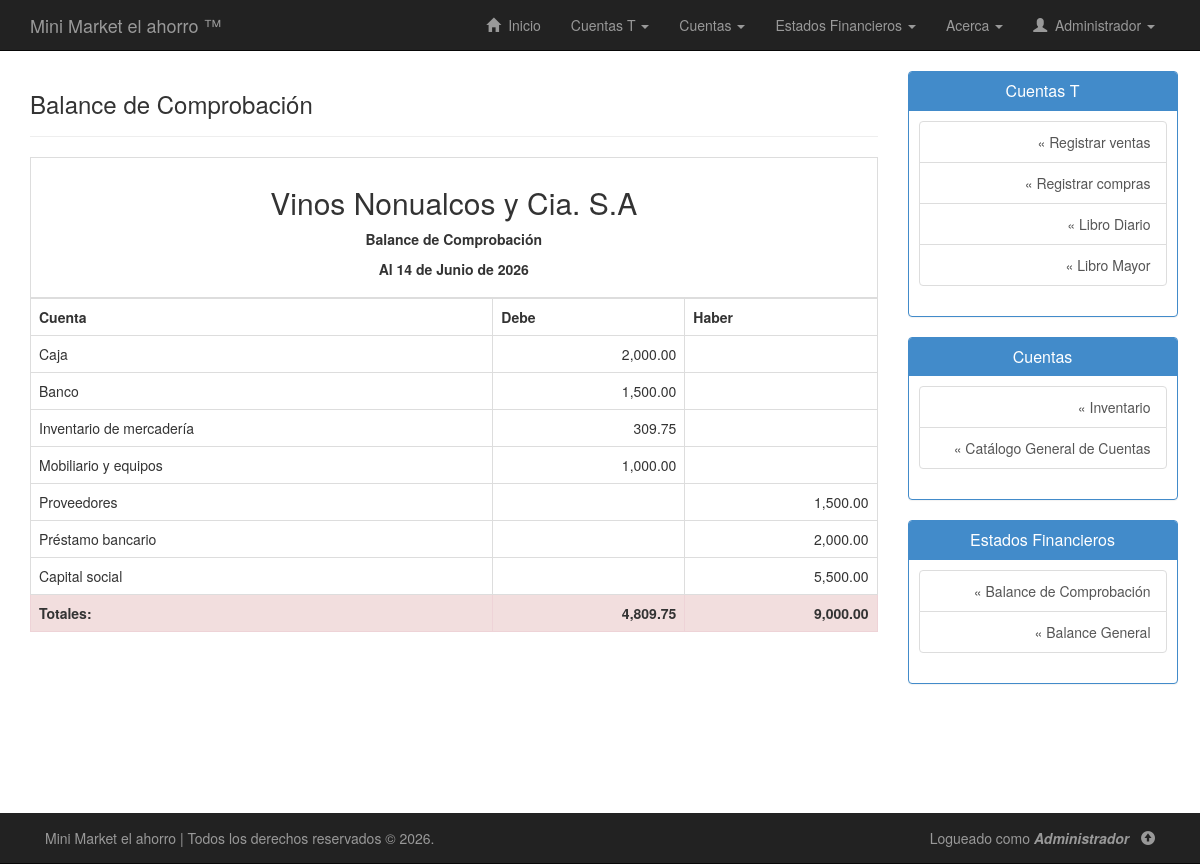
The app's page /php/balance-comprobacion.php (signed in), older data.
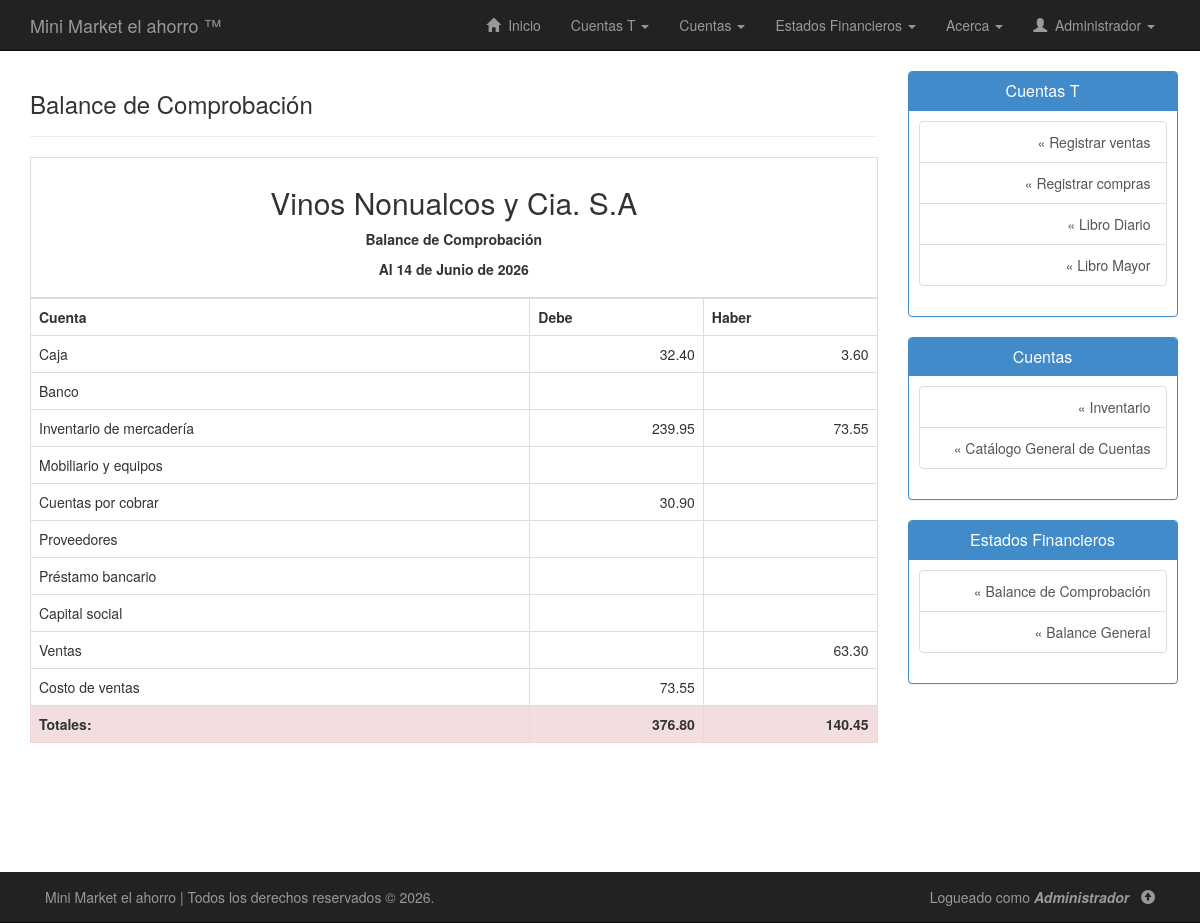
The same page, newer data.
### tables this page shows
CREATE TABLE `cuentas` (
  `codigo_cuenta` varchar(20) NOT NULL,
  `subgrupo` varchar(20) DEFAULT NULL,
  `nombre_cuenta` varchar(50) NOT NULL,
  `tiene_subcuenta` enum('Si','No') NOT NULL,
  `descripcion_cuenta` varchar(255) DEFAULT NULL,
  `saldo_debe` double NOT NULL,
  `saldo_haber` double NOT NULL
);

### php/balance-comprobacion.php (the view, shortened to what this page needs)
<!DOCTYPE html>
<html lang="es">
<head>
	<link rel="stylesheet" type="text/css" href="../css/bootstrap.min.css"/>
	<link rel="stylesheet" type="text/css" href="../css/estilos.css"/>
</head>
<body>
	<?php include("nav.php"); ?>
	<div class="container" id="contenido">
		<div class="row row-offcanvas row-offcanvas-right">
			<div class="col-xs-12 col-sm-9">
				<div class="page-header">
        			<h3>Balance de Comprobación</h3>
        		</div>
        		<div class="row">
        			<div class="container">
        				<table class="table table-bordered table-hover">
        					<thead>
								<tr>
									<th colspan="4">
										<h2 class="text-center">Vinos Nonualcos y Cia. S.A</h2>
										<p align="center">
											<strong>Balance de Comprobación</strong>
										</p>
										<p align="center">
										</p>
									</th>
								</tr>
							</thead>
							<tbody>
								<tr>
									<th>Cuenta</th>
									<th>Debe</th>
									<th>Haber</th>
								</tr>
								<?php
								if(!isset($conexion)){
									include("conexion.php");
									$sql = "SELECT * FROM cuentas";
									$ejecutar = $conexion->query($sql);
									while($regs = $ejecutar->fetch_assoc()){
										echo "<tr>";
										echo "<td>".utf8_encode($regs["nombre_cuenta"])."</td>";
										if($regs["saldo_debe"]==0){
											echo "<td></td>";
										} else {
											echo "<td class='text-right'>".number_format($regs["saldo_debe"],2)."</td>";
										}
										if($regs["saldo_haber"]==0){
											echo "<td></td>";
										} else {
											echo "<td class='text-right'>".number_format($regs["saldo_haber"],2)."</td>";
										}
										echo "</tr>";
									}
									$sql = "SELECT SUM(saldo_debe) sumadebe, SUM(saldo_haber) sumahaber FROM cuentas";
									$ejecutar = $conexion->query($sql);
									echo "<tr>";
									while($reg = $ejecutar->fetch_assoc()){
										if($reg["sumadebe"]!=$reg["sumahaber"]){
											echo "<td class='danger'><strong>Totales:</strong> </td>";
											echo "<td class='text-right danger'><strong>".number_format($reg["sumadebe"],2)."</strong></td>";
											echo "<td class='text-right danger'><strong>".number_format($reg["sumahaber"],2)."</strong></td>";
										} else {
											echo "<td><strong>Totales:</strong> </td>";
											echo "<td class='text-right'><strong>".number_format($reg["sumadebe"],2)."</strong></td>";
											echo "<td class='text-right'><strong>".number_format($reg["sumahaber"],2)."</strong></td>";
										}
									}
									echo "</tr>";
								}
								?>
							</tbody>
        				</table>
        			</div>
        		</div>
        	</div>
        	<?php include("sidebar.php"); ?>
        </div>
    </div>
	<?php include("footer.php"); ?>
</body>
</html>

### php/nav.php (shortened to what this page needs)
<div class="navbar navbar-inverse navbar-static-top">
	<div class="container">
		<a href="home.php" class="navbar-brand">Mini Market el ahorro &#0153;</a>
		<div class="collapse navbar-collapse navHeaderCollapse">
			<ul class="nav navbar-nav navbar-right">
				<li><a href="home.php"><span class="glyphicon glyphicon-home"></span> &nbsp;Inicio</a></li>
				<li class="dropdown">
					<a href="#" class="dropdown-toggle" data-toggle="dropdown">Cuentas T <b class="caret"></b></a>
				</li>
				<li class="dropdown">
					<a href="#" class="dropdown-toggle" data-toggle="dropdown">Cuentas <b class="caret"></b></a>
				</li>
				<li class="dropdown">
					<a href="#" class="dropdown-toggle" data-toggle="dropdown">Estados Financieros <b class="caret"></b></a>
				</li>
				<li class="dropdown">
					<a href="#" class="dropdown-toggle" data-toggle="dropdown">Acerca <b class="caret"></b></a>
				</li>
				<li class="dropdown">
					<a href="#" class="dropdown-toggle" data-toggle="dropdown" style="text-transform:capitalize">
						<span class="glyphicon glyphicon-user"></span> &nbsp;<?php echo $_SESSION['usuario']; ?>
						<b class="caret"></b>
					</a>
				</li>
			</ul>
		</div>
	</div>
</div>

### php/sidebar.php (shortened to what this page needs)
<div class="row">
	<div class="col-sm-3">
		<div class="panel panel-primary">
			<div class="panel-heading">
				<h3 class="panel-title text-center">Cuentas T</h3>
			</div>
			<div class="panel-body" id="sb">
				<div class="list-group text-right">
					<a href="registrar-ventas.php" class="list-group-item">&#0171; Registrar ventas</a>
					<a href="registrar-compras.php" class="list-group-item">&#0171; Registrar compras</a>
					<a href="diario.php" class="list-group-item">&#0171; Libro Diario</a>
					<a href="mayor.php" class="list-group-item">&#0171; Libro Mayor</a>
				</div>
			</div>
		</div>
		<div class="panel panel-primary">
			<div class="panel-heading">
				<h3 class="panel-title text-center">Cuentas</h3>
			</div>
			<div class="panel-body" id="sb">
				<div class="list-group text-right">
                    <a href="inventario.php" class="list-group-item">&#0171; Inventario</a>
					<a href="catalogo-cuentas.php" class="list-group-item">&#0171; Catálogo General de Cuentas</a>
				</div>
			</div>
		</div>
		<div class="panel panel-primary">
			<div class="panel-heading">
				<h3 class="panel-title text-center">Estados Financieros</h3>
			</div>
			<div class="panel-body" id="sb">
				<div class="list-group text-right">
					<a href="balance-comprobacion.php" class="list-group-item">&#0171; Balance de Comprobación</a>
					<a href="balance-general.php" class="list-group-item">&#0171; Balance General</a>
				</div>
			</div>
		</div>
	</div>
</div>

### php/footer.php (shortened to what this page needs)
<div class="navbar navbar-inverse navbar-fixed-bottom" id="footer">
	<div class="container">
		<p class="navbar-text pull-left">
			Mini Market el ahorro | Todos los derechos reservados &copy; 2026.
		</p>
		<p class="navbar-text pull-right">
			Logueado como <em><strong style="text-transform:capitalize"><?php echo $_SESSION["usuario"]; ?></strong></em>&nbsp;&nbsp;
			<a href="#" class="navbar-link" title="Volver arriba"><span class="glyphicon glyphicon-circle-arrow-up"></span></a>
		</p>
	</div>
</div>

### css/estilos.css (style rules this page uses)
body { background: #fff; margin-bottom: 80px; }
.page-header { margin-top: 0; }
.panel-body { padding-top: 0; }
#contenido { padding-bottom: 80px; }
#footer { margin-bottom: 0px; }
#sb { padding:10px; }
table { background: #FFF; }
a { -ms-transition: all 0.25s ease-in; -moz-transition: all 0.25s ease-in; -o-transition: all 0.25s ease-in; -webkit-transition: all 0.25s ease-in; transition: all 0.25s ease-in; }

Row changes from the older to the newer data that the page shows:
changed cuentas "Caja": saldo_debe "2,000.00" → "32.40"; saldo_haber (not shown) → "3.60"
changed cuentas "Banco": saldo_debe "1,500.00" → (not shown)
changed cuentas "Inventario de mercadería": saldo_debe "309.75" → "239.95"; saldo_haber (not shown) → "73.55"
changed cuentas "Mobiliario y equipos": saldo_debe "1,000.00" → (not shown)
added cuentas: nombre_cuenta "Cuentas por cobrar", saldo_debe "30.90", saldo_haber 0 (drawn)
changed cuentas "Proveedores": saldo_haber "1,500.00" → (not shown)
changed cuentas "Préstamo bancario": saldo_haber "2,000.00" → (not shown)
changed cuentas "Capital social": saldo_haber "5,500.00" → (not shown)
added cuentas: nombre_cuenta "Ventas", saldo_debe 0 (drawn), saldo_haber "63.30"
added cuentas: nombre_cuenta "Costo de ventas", saldo_debe "73.55", saldo_haber 0 (drawn)
Text that changed along with them:
new list line: "Totales: 376.80 140.45"
list line gone: "Totales: 4,809.75 9,000.00"
